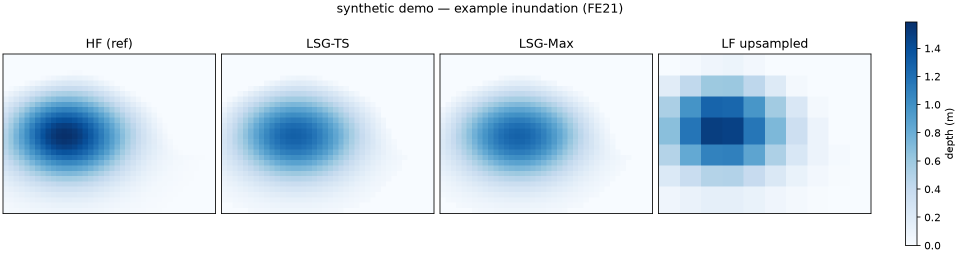
#> input picture outputs__figures__example_inundation.png, 1920 x 510 px, given in place of fig01_study_domains.png, which was not available (shown at 1/2 size)
$ python docs__paper___make_review_jpgs.py
#> lines starting #> are read from the running program, lines starting #| are printed output that depends on the picture
"""Create downscaled JPEG versions of manuscript figures for ChatGPT visual review."""
from __future__ import annotations

from pathlib import Path

from PIL import Image

FIG_DIR = Path("outputs/figures")
OUT_DIR = Path("docs/paper/chatgpt_review_rounds/imgs")
OUT_DIR.mkdir(parents=True, exist_ok=True)

NAMES = [
    "fig01_study_domains",
    "fig02_extent_hit_miss_carlisle_E1",
    "fig02_extent_hit_miss_chowilla_E1",
    "fig02_extent_hit_miss_burnett_E1",
    "fig03_peak_depth_error_carlisle_E1",
    "fig03_peak_depth_error_chowilla_E1",
    "fig03_peak_depth_error_burnett_E1",
    "fig04_pwet_carlisle_E1",
    "fig04_pwet_chowilla_E1",
    "fig04_pwet_burnett_E1",
    "fig05_cross_case_csi_rmse_wet_train",
    "fig06_error_budget_o1o4",
    "fig07_global_vs_hlsg_ab",
    "fig08_uq_calibration_crps_scale",
    "fig09_zoning_wet_correlation_ab",
]

MAX_W = 1400
for name in NAMES:
    src = FIG_DIR / f"{name}.png"
    dst = OUT_DIR / f"{name}.jpg"
    img = Image.open(src).convert("RGB")
    w, h = img.size
#> w = 1920; h = 510
    if w > MAX_W:
        img = img.resize((MAX_W, int(h * MAX_W / w)), Image.LANCZOS)
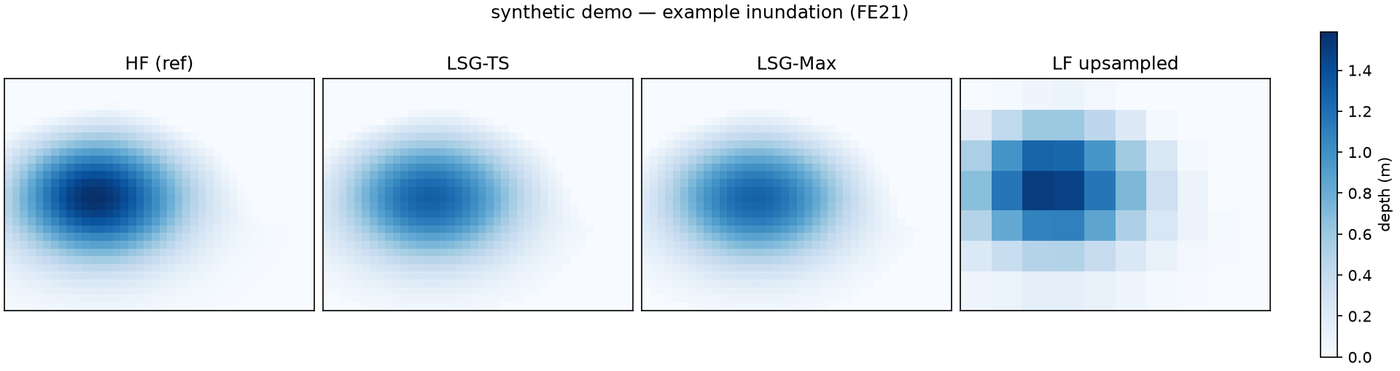
#> img: PIL image 1400x371 RGB; mean R, G, B 217.9, 230.5, 240.3
    img.save(dst, "JPEG", quality=82, optimize=True)
    print(f"{dst.name}: {img.size} {dst.stat().st_size / 1024:.0f} KB")
#| fig01_study_domains.jpg: (1400, 371) 41 KB
#> pass 2 of the loop `for name in NAMES:`:
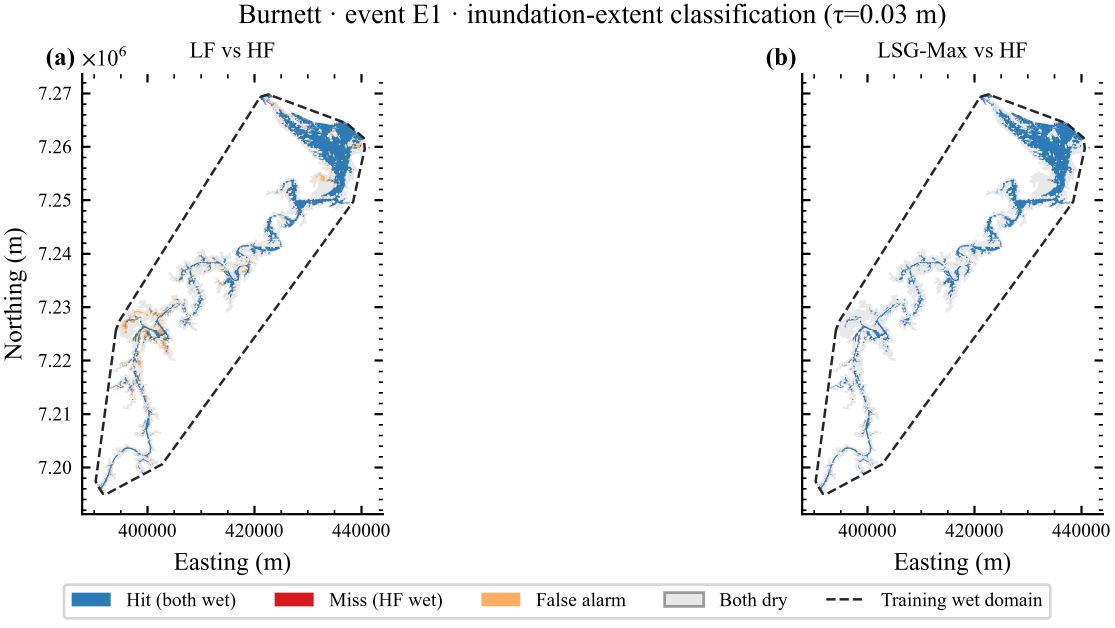
#> input picture outputs__figures__fig02_extent_hit_miss_burnett_E1.png, 3343 x 1884 px, given in place of fig02_extent_hit_miss_carlisle_E1.png, which was not available (shown at 1/3 size)
#> `img = img.resize((MAX_W, int(h * MAX_W / w)), Image.LANCZOS)`:
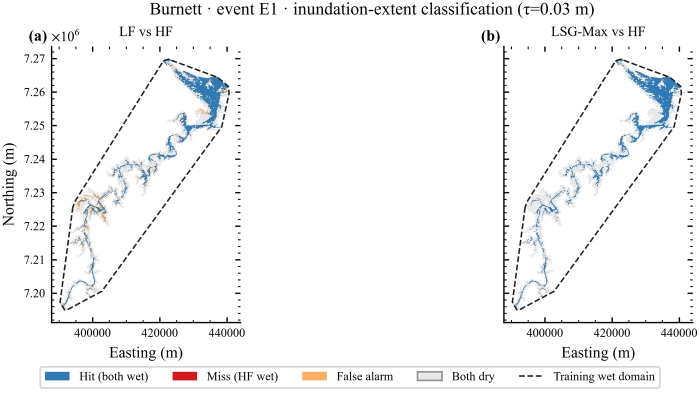
#> img: PIL image 1400x788 RGB (shown at 1/2 size); mean R, G, B 244.7, 245.3, 245.8
#| fig02_extent_hit_miss_carlisle_E1.jpg: (1400, 788) 111 KB
#> (the run stopped early here; a loop or call above may not have finished)
